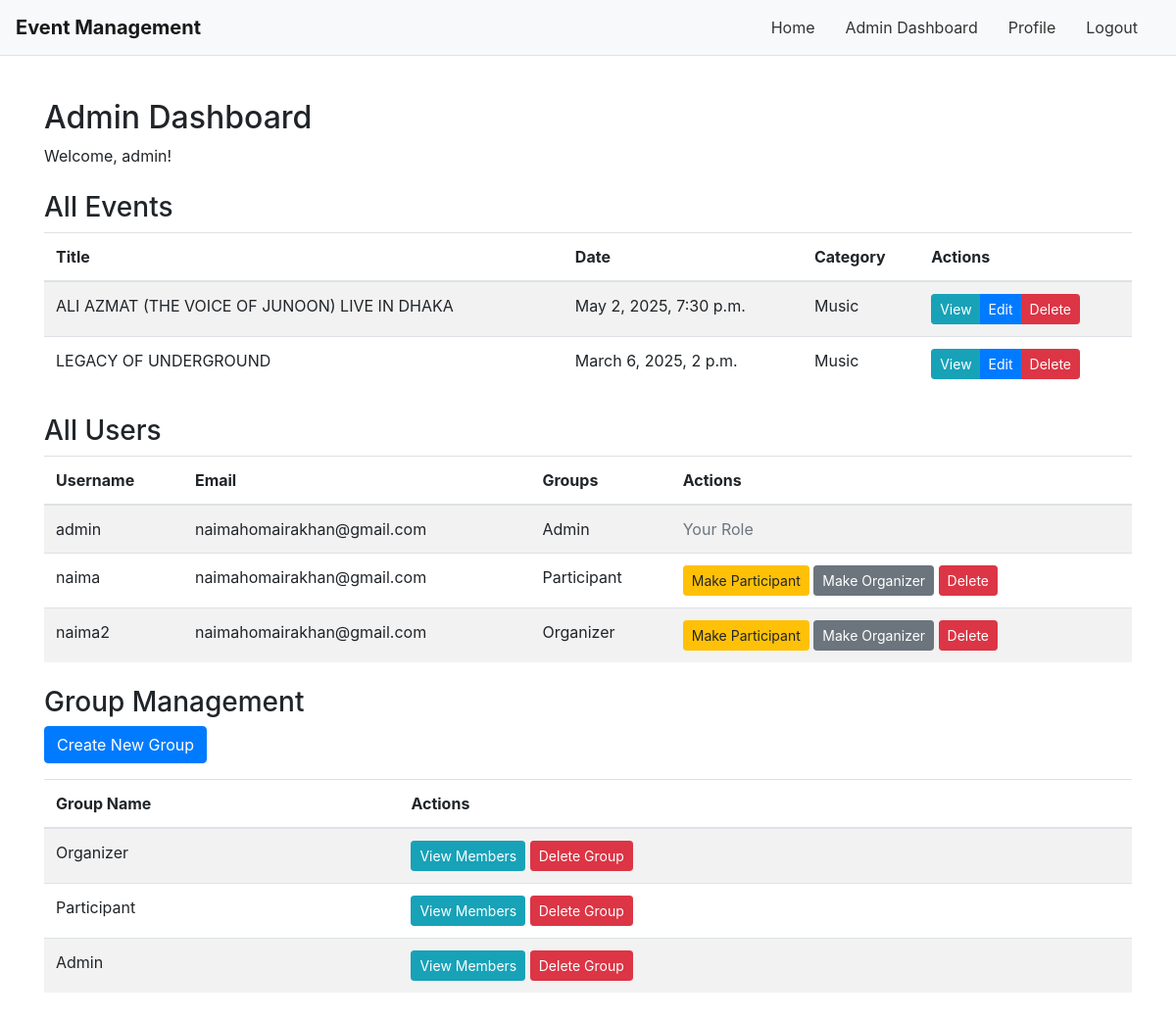
The page /dashboard/admin/ (signed in) on the database its author committed.
### events/models.py (models this page shows, shortened)
class CustomUser(AbstractUser):
    profile_picture = models.ImageField(upload_to='profile_pics/', default='default_profile.jpg')
    phone_number = models.CharField(max_length=20, blank=True)

class Event(models.Model):
    CATEGORY_CHOICES = (
        ('music', 'Music'),
        ('sports', 'Sports'),
        ('tech', 'Technology'),
        ('art', 'Art'),
    )
    title = models.CharField(max_length=255)
    description = models.TextField()
    date = models.DateTimeField()  # Event date
    category = models.CharField(
        max_length=50,
        choices=CATEGORY_CHOICES,
        default='music'
    )
    image = models.ImageField(upload_to='event_images/', default='default_event.jpg')
    rsvps = models.ManyToManyField(
        settings.AUTH_USER_MODEL,
        related_name='rsvped_events',
        blank=True
    )
    organizer = models.ForeignKey(
        settings.AUTH_USER_MODEL,
        on_delete=models.CASCADE,
        related_name='events_created',
        null=True,
        blank=True
    )
    slug = models.SlugField(unique=True, blank=True)

### events/views.py (the view, shortened to what this page needs)
# urls.py: path('dashboard/admin/', AdminDashboardView.as_view(), name='admin_dashboard'),
class AdminDashboardView(LoginRequiredMixin, UserPassesTestMixin, ListView):
    model = CustomUser
    template_name = 'events/dashboard_admin.html'
    context_object_name = 'users'
    def test_func(self):
        return is_admin(self.request.user)
    def get_context_data(self, **kwargs):
        context = super().get_context_data(**kwargs)
        context['events'] = Event.objects.all()
        context['groups'] = Group.objects.all()
        return context

### events/views.py (called while the page is built)
def is_admin(user):
    return user.is_authenticated and (user.is_superuser or user.groups.filter(name='Admin').exists())

### events/templates/events/dashboard_admin.html (shortened to what this page needs)
{% extends 'events/base.html' %}
{% load static %}
{% load group_filters %}
{% block content %}
  <h2>Admin Dashboard</h2>
  <p>Welcome, {{ request.user.username }}!</p>
  <h3 class="mt-4">All Events</h3>
  <table class="table table-striped">
    <thead>
      <tr>
        <th>Title</th>
        <th>Date</th>
        <th>Category</th>
        <th>Actions</th>
      </tr>
    </thead>
    <tbody>
      {% for event in events %}
      <tr>
        <td>{{ event.title }}</td>
        <td>{{ event.date }}</td>
        <td>{{ event.get_category_display }}</td>
        <td>
          <div class="btn-group" role="group">
            <a href="{% url 'event_detail' event.id %}" class="btn btn-sm btn-info">View</a>
            <a href="{% url 'event_edit' event.id %}" class="btn btn-sm btn-primary">Edit</a>
            <a href="{% url 'event_delete' event.id %}" class="btn btn-sm btn-danger">Delete</a>
          </div>
        </td>
      </tr>
      {% empty %}
      <tr>
        <td colspan="4" class="text-center text-muted">No events found.</td>
      </tr>
      {% endfor %}
    </tbody>
  </table>
  <h3 class="mt-4">All Users</h3>
  <table class="table table-striped">
    <thead>
      <tr>
        <th>Username</th>
        <th>Email</th>
        <th>Groups</th>
        <th>Actions</th>
      </tr>
    </thead>
    <tbody>
      {% for u in users %}
      <tr>
        <td>{{ u.username }}</td>
        <td>{{ u.email }}</td>
        <td>
          {% for group in u.groups.all %}
            {{ group.name }}{% if not forloop.last %}, {% endif %}
          {% endfor %}
        </td>
        <td>
          {% if u.id != request.user.id %}
            <a href="{% url 'change_user_role' u.id 'participant' %}" class="btn btn-sm btn-warning">Make Participant</a>
            <a href="{% url 'change_user_role' u.id 'organizer' %}" class="btn btn-sm btn-secondary">Make Organizer</a>
            <a href="{% url 'delete_user' u.id %}" class="btn btn-sm btn-danger">Delete</a>
          {% else %}
            <span class="text-muted">Your Role</span>
          {% endif %}
        </td>
      </tr>
      {% empty %}
      <tr>
        <td colspan="4" class="text-center text-muted">No users found.</td>
      </tr>
      {% endfor %}
    </tbody>
  </table>
  <h3 class="mt-4">Group Management</h3>
  <p>
    <a href="{% url 'create_group' %}" class="btn btn-primary">Create New Group</a>
  </p>
  <table class="table table-striped">
    <thead>
      <tr>
        <th>Group Name</th>
        <th>Actions</th>
      </tr>
    </thead>
    <tbody>
      {% for group in groups %}
      <tr>
        <td>{{ group.name }}</td>
        <td>
          <a href="{% url 'group_detail' group.id %}" class="btn btn-sm btn-info">View Members</a>
          <a href="{% url 'delete_group' group.id %}" class="btn btn-sm btn-danger">Delete Group</a>
        </td>
      </tr>
      {% empty %}
      <tr>
        <td colspan="2" class="text-center text-muted">No groups available.</td>
      </tr>
      {% endfor %}
    </tbody>
  </table>
{% endblock %}

### static/css/styles.css (style rules this page uses)
body { background-color: #f8f9fa; font-family: 'Helvetica Neue', Helvetica, Arial, sans-serif; color: #333; margin: 0; padding: 0; }
h2, h3 { margin-top: 20px; margin-bottom: 20px; }
.table { margin-bottom: 30px; }
.table th, .table td { vertical-align: middle; }
.btn { border-radius: 4px; padding: 8px 16px; font-size: 0.9rem; }

### rows shown on the page
CustomUser: user.username "admin", username "admin", email "naimahomairakhan@gmail.com", shows "Your Role"
Event: title "ALI AZMAT (THE VOICE OF JUNOON) LIVE IN DHAKA", date "May 2, 2025, 7:30 p.m.", category "Music"
Event: title "LEGACY OF UNDERGROUND", date "March 6, 2025, 2 p.m.", category "Music"
CustomUser: username "naima", email "naimahomairakhan@gmail.com", shows "Make Participant"
CustomUser: username "naima2", email "naimahomairakhan@gmail.com", shows "Make Participant"

### other values the page prints
{{ group.name }} "Admin"
{{ group.name }} "Participant"
{{ group.name }} "Organizer"
